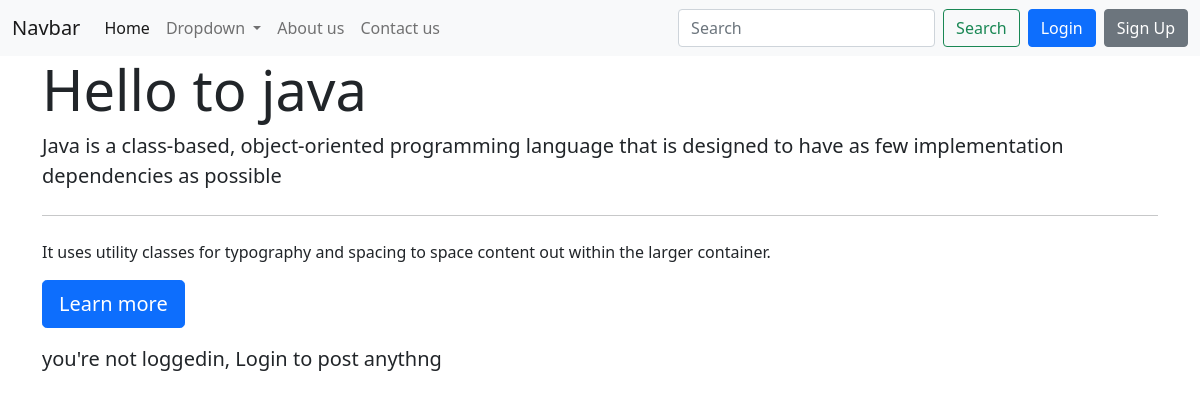
The app's page /thread.php?threadid=1 with its own data.
### tables this page shows
CREATE TABLE `category` (
  `category_id` int NOT NULL AUTO_INCREMENT,
  `category_title` varchar(50) DEFAULT NULL,
  `category_description` text,
  PRIMARY KEY (`category_id`)
);

### thread.php (the view, shortened to what this page needs)
<!doctype html>
<html lang="en">
<head>
    <link href="https://cdn.jsdelivr.net/npm/bootstrap@5.0.0-beta2/dist/css/bootstrap.min.css" rel="stylesheet">
</head>
<body>
    <?php include 'header.php';
    include 'database_connection.php';
    ?>
    <?php
    $id=$_GET['threadid'];
    $sql= "select * from `category` where category_id = $id";
    $result=mysqli_query($con,$sql);
    while($row=mysqli_fetch_assoc($result)){
        $catname= $row['category_title'];
        $catdesc= $row['category_description'];
    }
    ?>
    <div class="container jumb">
        <div class="jumbotron">
            <h1 class="display-4">Hello to <?php echo $catname ?> </h1>
            <p class="lead"><?php echo $catdesc ?></p>
            <hr class="my-4">
            <p>It uses utility classes for typography and spacing to space content out within the larger container.</p>
            <p class="lead">
                <a class="btn btn-primary btn-lg" href="#" role="button">Learn more</a>
            </p>
        </div>
    </div>
<?php
if ($_SESSION[loggedin]){
echo '  <div class="container">
      <form action=" ' .$_SERVER["REQUEST_URI"] . '" method="POST">
          <div class="form-group">
              <label for="exampleFormControlTextarea1">Share your answer</label>
              <textarea class="form-control" id="comment" name="comment" placeholder="" rows="3"></textarea>
          </div>
          <button type="submit" class="btn btn-primary my-2">Submit</button>
      </form>
  </div>';
}
else{
 echo '<div class="container">
  <p class="lead">you\'re not loggedin, Login to post anythng</p>
  </div>';
}
?>
</body>
</html>

### thread.php (style rules this page uses)
.jumb { display: flex; align-items: center; }

### records on screen
category: category_title "java", category_description "Java is a class-based, object-oriented programming language that is designed to have as few implementation dependencies as possible"
